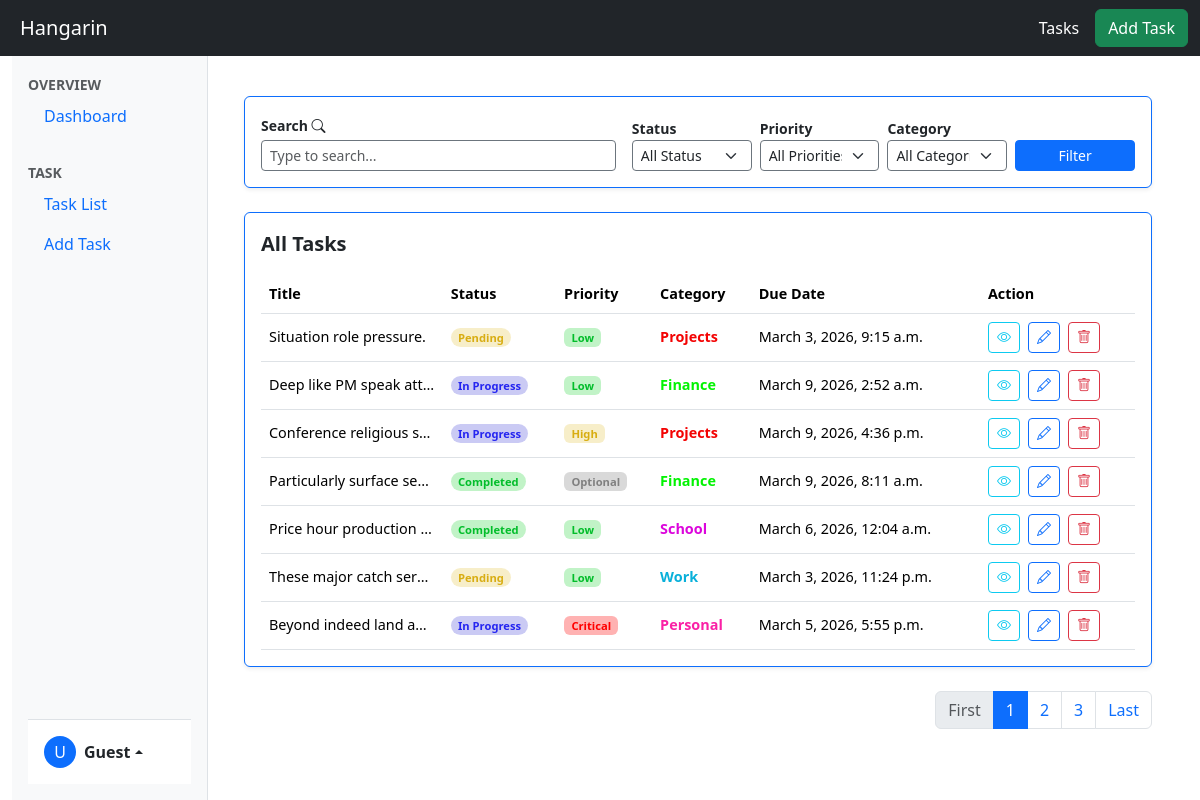
/taskList, run on an earlier commit of the app's database.
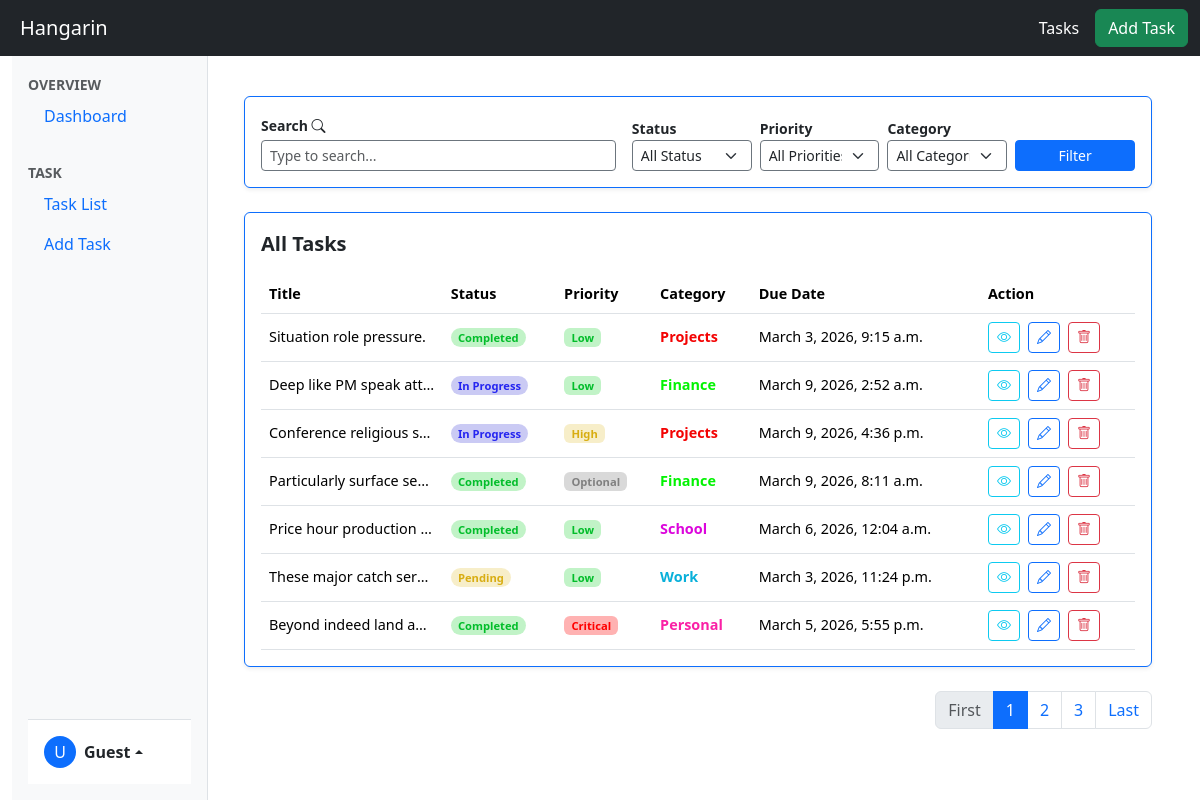
And on a later commit of the database.
### Hangarin/models.py (models this page shows, shortened)
class BaseModel(models.Model):
    created_at = models.DateTimeField(auto_now_add=True, db_index=True)
    updated_at = models.DateTimeField(auto_now=True)
    class Meta:
        abstract =True

class Task(BaseModel):
    title = models.CharField(max_length=200)
    description = models.CharField(max_length=500)
    deadline = models.DateTimeField(default=timezone.now)
    status = models.CharField(
        max_length=50,
        choices=[
        ("Pending", "Pending"),
        ("In Progress ", "In Progress"),
        ("Completed", "Completed"),
        ],
        default="Pending"
    )
    category = models.ForeignKey(Category, on_delete=models.CASCADE)
    priority = models.ForeignKey(Priority, on_delete=models.CASCADE)

class Priority(BaseModel):
    name = models.CharField(max_length=50)
    class Meta:
        verbose_name = "Priority"
        verbose_name_plural = "Priorities"
    def __str__(self):
        return self.name

class Category(BaseModel):
    name = models.CharField(max_length=50)
    class Meta:
        verbose_name = "Category"
        verbose_name_plural = "Categories"
    def __str__(self):
        return self.name

### Hangarin/views.py (the view)
# urls.py: path('taskList', TaskListView.as_view(), name='taskList'),
class TaskListView(ListView):
    model = Task
    template_name = 'taskList.html'
    context_object_name = 'taskList'
    paginate_by = 7
    def get_context_data(self, **kwargs):
        context = super().get_context_data(**kwargs)
        context["model"] = "Tasks"
        return context

### Hangarin/templates/taskList.html (shortened to what the changed rows need)
{% extends 'base.html' %}
{% load static %}
{% block content %}
<div class="container-fluid py-3">
    <div class="card p-3 mt-4 shadow-sm border-top border-bottom border-start border-primary">
        <div class="row">
            <div class="table-responsive-custom">
                <table class="table table-hover mb-0">
                    <thead>
                        <tr>
                            <th scope="col">Title</th>
                            <th scope="col">Status</th>
                            <th scope="col">Priority</th>
                            <th scope="col">Category</th>
                            <th scope="col">Due Date</th>
                            <th scope="col">Action</th>
                        </tr>
                    </thead>
                    <tbody>
                        {% for object in object_list %}
                        <tr>
                            <td class="text-truncate" style="max-width: 150px;">{{ object.title }}</td>
                            <td><span class="badge rounded-pill
                                    {% if object.status == 'Pending' %}status-pending
                                    {% elif object.status == 'In Progress ' %}status-ongoing
                                    {% elif object.status == 'Completed' %}status-completed
                                    {% endif %}" style="font-size: 0.7rem;">{{ object.status }}</span></td>
                            <td><span class="badge
                                    {% if object.priority.name == 'Low' %}status-completed
                                    {% elif object.priority.name == 'Medium' %}status-ongoing
                                    {% elif object.priority.name == 'High' %}status-pending
                                    {% elif object.priority.name == 'Optional' %}priority-optional
                                    {% elif object.priority.name == 'Critical' %}priority-critical
                                    {% endif %}" style="font-size: 0.7rem;">
                                {{ object.priority }}
                            </span></td>
                            <td><span class="fw-bold
                                    {% if object.category.name == 'School' %}category-purple
                                    {% elif object.category.name == 'Projects' %}category-red
                                    {% elif object.category.name == 'Personal' %}category-pink
                                    {% elif object.category.name == 'Work' %}category-darkPurple
                                    {% elif object.category.name == 'Finance' %}category-green
                                    {% endif %}">
                            {{ object.category }}</span></td>
                            <td class="text-nowrap">{{ object.deadline }}</td>
                            <td class="text-nowrap">
                                <div class="d-flex gap-2">
                                    <a href="#" class="btn btn-sm btn-outline-info" title="View">
                                        <i class="bi bi-eye"></i>
                                    </a>
                                    <a href="{% url 'taskUpdate' object.pk %}" class="btn btn-sm btn-outline-primary" title="Edit">
                                        <i class="bi bi-pencil"></i>
                                    </a>
                                    <a href="#" class="btn btn-sm btn-outline-danger" title="Delete">
                                        <i class="bi bi-trash"></i>
                                    </a>
                                </div>
                            </td>
                        </tr>
                        {% empty %}
                        <tr>
                            <td colspan="5" class="text-center text-muted py-4">No tasks found.</td>
                        </tr>
                        {% endfor %}
                    </tbody>
                </table>
            </div>
        </div>
    </div>
</div>
{% endblock %}

What changed in the data, as far as the page shows it:
changed Task "Situation role pressure.": status "Pending" → "Completed"
changed Task "March 5, 2026, 5:55 p.m.": status "In Progress" → "Completed"
